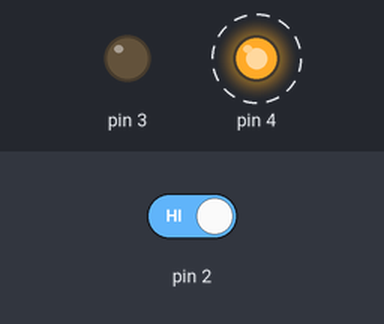
A sketch run on a simulated Arduino Uno, built with avr-gcc and run on an emulated ATmega328P. Shown: output pins drawn as LEDs (lit = HIGH). Dashed ring = blinking. The test bench sets the inputs (shaded band); at power-on: pin 2 HIGH.

Above: at 1.8 s.
1.9 s: pin 2 driven LOW
At 2.6 s:
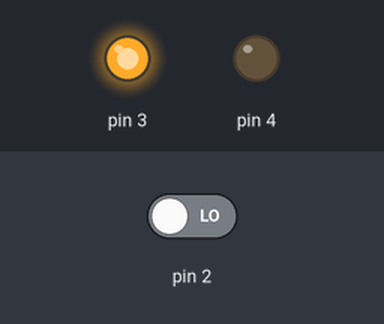
3.5 s: pin 2 driven HIGH
At 3.62 s:
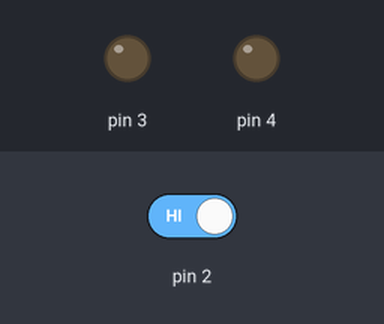
Timing chart, 0 to 12.5 s (numbered marks = the images above; inputs shaded):
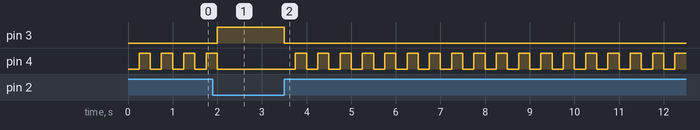

Measured:
- after the input at 1.9 s, pin 3: LOW → HIGH after 0.10 s; pin 4: goes on until 2.0 s, then stays LOW
- after the input at 3.5 s, pin 3: HIGH → LOW at once; pin 4: alternates HIGH for 0.25 s and LOW for 0.25 s, starting after 0.25 s
- by itself, pin 4: alternates HIGH for 0.25 s and LOW for 0.25 s

The sketch:

project02-spaceship.ino
```cpp
int switchState=0;
void setup() {
  // put your setup code here, to run once:
pinMode(3, OUTPUT);
pinMode(4, OUTPUT);
pinMode(5, INPUT);
pinMode(2, INPUT);
}

void loop() {
  // put your main code here, to run repeatedly:
switchState=digitalRead(2);
if(switchState==LOW) {
  //button isn't pressed
  digitalWrite(3, HIGH);
  digitalWrite(4, LOW);
  digitalWrite(5, LOW);
  }
else {
  //button has been pressed
  digitalWrite(3, LOW);
  digitalWrite(4, LOW);
  digitalWrite(5, HIGH);
  delay(250); //waits a little
  digitalWrite(4, HIGH);
  digitalWrite(5, LOW);
  delay(250); //waits a little
  }
} // loop restarts
```
